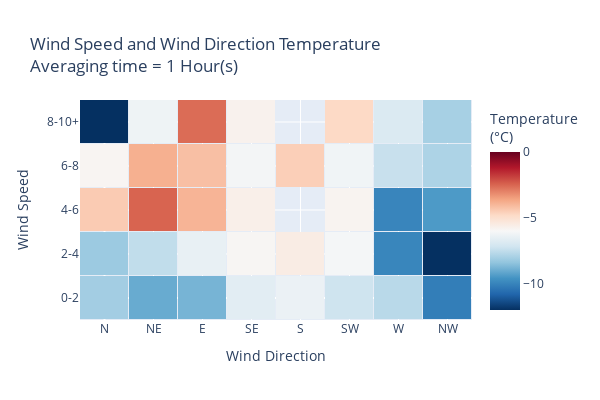

Source (notebook cell):
### Code cell
# plot grouped_temperature as a heatmap
fig = go.Figure()
fig.add_trace(go.Heatmap(z=grouped_temperature.values, 
                         x=grouped_temperature.columns, 
                         y=grouped_temperature.index,

                        colorbar={'title':'Temperature<br>(&deg;C)'},
                        colorscale='RdBu_r',
                        # min and max color values
                        zmin=-12,
                        zmax=0,
                        xgap=1,
                        ygap=1,
                         ))
# add grid
fig.update_layout(height=400, 
                  width=600,
                  xaxis_title='Wind Direction',
                  yaxis_title='Wind Speed',
                  title=f'Wind Speed and Wind Direction Temperature<br>Averaging time = {timestep} Hour(s)',
                  )
# change x-axis ticks to be cardinal wind directions
fig.update_xaxes(tickvals=[0, 45, 90, 135, 180, 225, 270, 315], ticktext=['N', 'NE', 'E', 'SE', 'S', 'SW', 'W', 'NW'])
# update y-axes ticks to be wind speed bins
fig.update_yaxes(tickvals=[0, 2, 4, 6, 8, 10,], ticktext=['0-2', '2-4', '4-6', '6-8', '8-10+',])
# update legend title to legend_title='Percent of Winter Sublimation (%)'

### Figure 1 — Plotly figure (JSON) as saved in the notebook; plotly's stock layout.template omitted (floating-point values rounded to 4 significant figures)
{"data": [{"colorbar": {"title": {"text": "Temperature<br>(&deg;C)"}}, "colorscale": [[0, "rgb(5,48,97)"], [0.1, "rgb(33,102,172)"], [0.2, "rgb(67,147,195)"], [0.3, "rgb(146,197,222)"], [0.4, "rgb(209,229,240)"], [0.5, "rgb(247,247,247)"], [0.6, "rgb(253,219,199)"], [0.7, "rgb(244,165,130)"], [0.8, "rgb(214,96,77)"], [0.9, "rgb(178,24,43)"], [1, "rgb(103,0,31)"]], "type": "heatmap", "x": [0, 45, 90, 135, 180, 225, 270, 315], "xgap": 1, "y": [0, 2, 4, 6, 8], "ygap": 1, "z": [[-8.082, -9.031, -8.803, -6.678, -6.38, -7.245, -7.66, -10.17], [-8.21, -7.514, -6.485, -5.909, -5.522, -6.085, -9.939, -12.84], [-4.445, -2.475, -3.944, -5.66, null, -5.814, -9.963, -9.444], [-5.887, -3.84, -4.185, -6.141, -4.534, -6.225, -7.369, -7.893], [-13.06, -6.274, -2.614, -5.752, null, -4.781, -6.872, -7.998]], "zmax": 0, "zmin": -12}], "layout": {"height": 400, "title": {"text": "Wind Speed and Wind Direction Temperature<br>Averaging time = 1 Hour(s)"}, "width": 600, "xaxis": {"ticktext": ["N", "NE", "E", "SE", "S", "SW", "W", "NW"], "tickvals": [0, 45, 90, 135, 180, 225, 270, 315], "title": {"text": "Wind Direction"}}, "yaxis": {"ticktext": ["0-2", "2-4", "4-6", "6-8", "8-10+"], "tickvals": [0, 2, 4, 6, 8, 10], "title": {"text": "Wind Speed"}}}}
